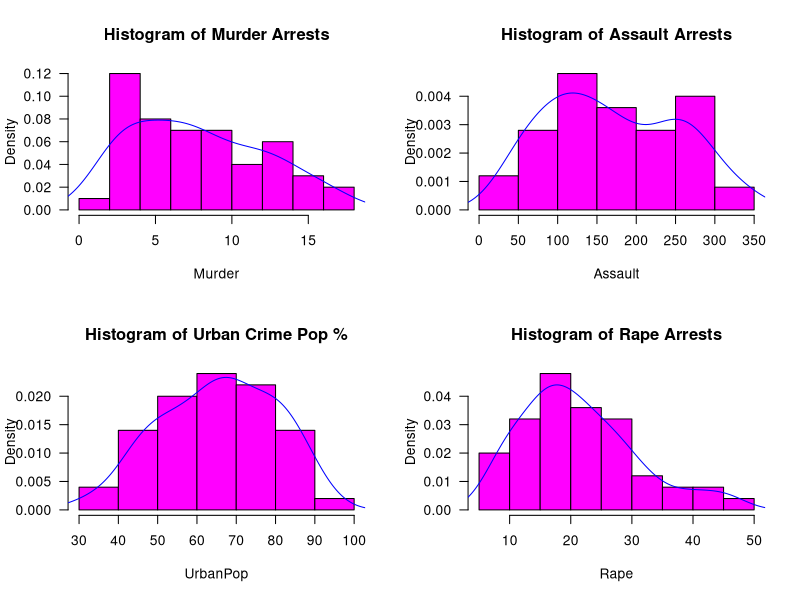
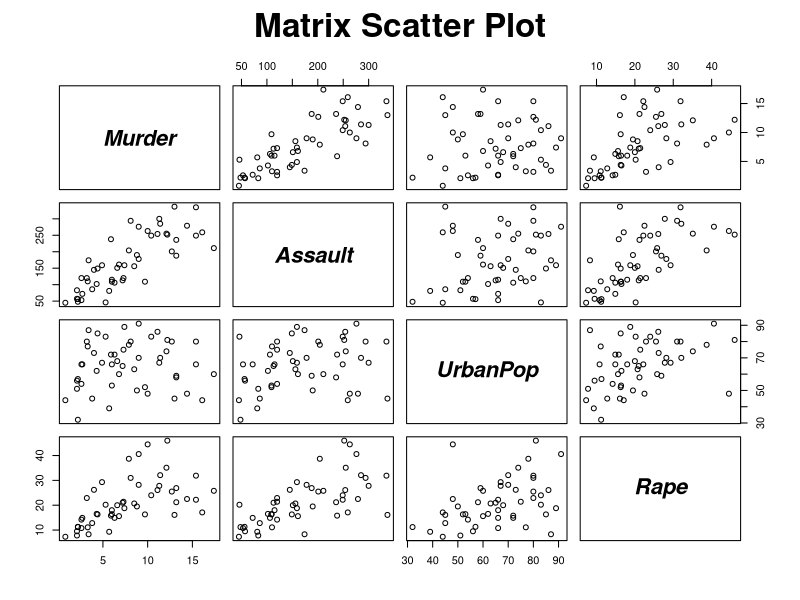
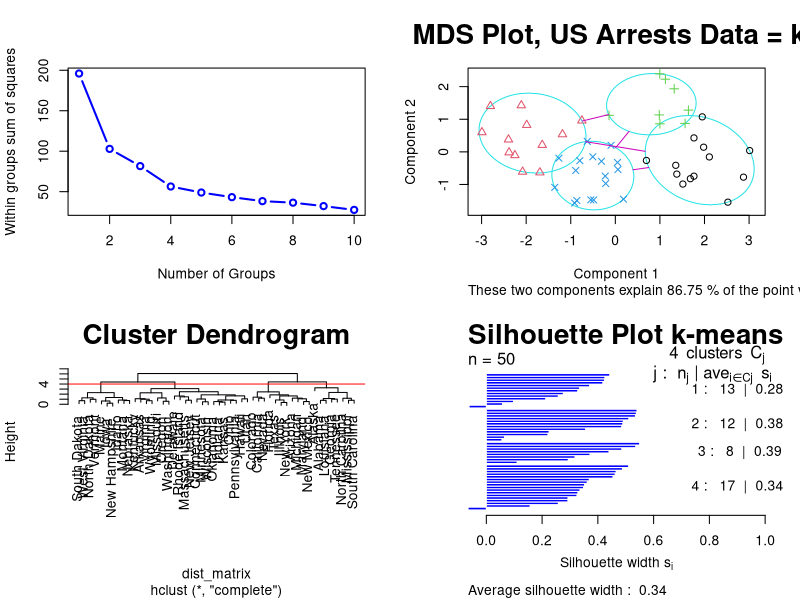
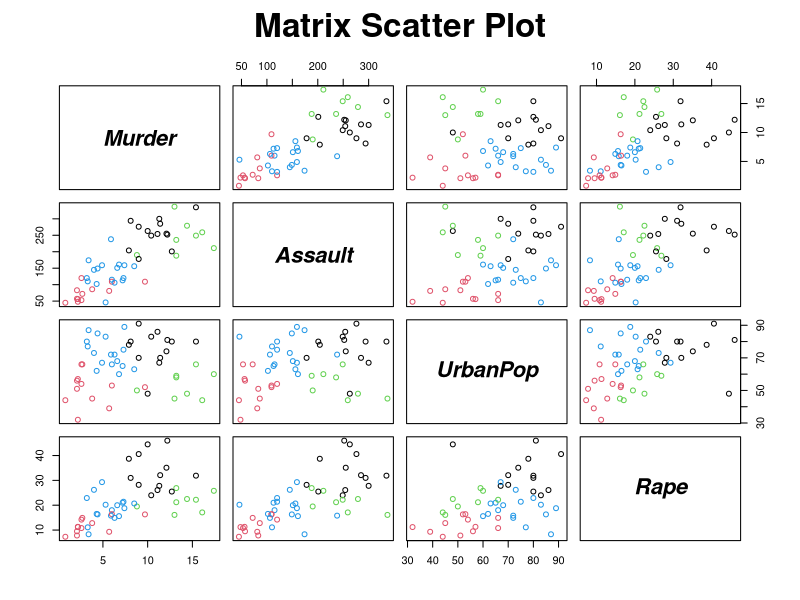
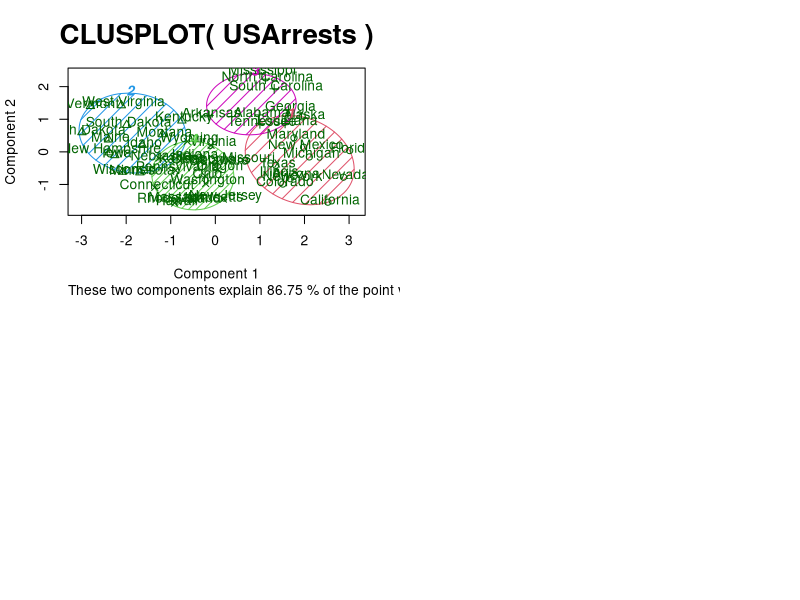

These charts were generated, in order, by the following R code:
## ---- chunk 1
library(cluster)
library(datasets)
data("USArrests")
head(USArrests)

USArrests.2 <- cbind(rownames(USArrests), USArrests)
head(USArrests.2)
   
par(mfrow = c(2,2))
# Histogram w/ kernel density of Murder Arrests
hist(USArrests$Murder, main = "Histogram of Murder Arrests",
     xlab = "Murder", las = 1, col = "magenta", prob = TRUE)
     lines(density(USArrests$Murder), col = "blue")

# Histogram w/ kernel density of Assault Arrests  
hist(USArrests$Assault, main = "Histogram of Assault Arrests",
    xlab = "Assault", las = 1, col = "magenta", prob = TRUE)
    lines(density(USArrests$Assault), col = "blue")
    
 # Histogram w/ kernel density of Urban Crime Population  
hist(USArrests$UrbanPop, main = "Histogram of Urban Crime Pop %",
    xlab = "UrbanPop", las = 1, col = "magenta", prob = TRUE)
    lines(density(USArrests$UrbanPop), col = "blue")
    
# Histogram w/ kernel density of Rape Arrests  
hist(USArrests$Rape, main = "Histogram of Rape Arrests",
    xlab = "Rape", las = 1, col = "magenta", prob = TRUE)
    lines(density(USArrests$Rape), col = "blue")
## ---- chunk 2
kDatPlot <- subset(USArrests, select = c(Murder, Assault, UrbanPop, Rape)) 

splabel = c("Murder", "Assault", "UrbanPop", "Rape"); par(cex.main = 2)

pairs(kDatPlot, main = "Matrix Scatter Plot", label = splabel, font.labels = 4) #bivariate plot
## ---- chunk 3
colMeans(USArrests); apply(USArrests, 2, sd)
USArrests.scaled <- scale(USArrests)
colnames(USArrests.scaled) <- c("Zmurder", "Zassault", "Zurbanpop", "Zrape")
head(USArrests.scaled)
## ---- chunk 4
kDat <- subset(USArrests.scaled, select = c(Zmurder, Zassault, Zurbanpop, Zrape))
n <- length(kDat[,1])

wss1 <- (n-1)*sum(apply(kDat, 2, var))
wss <- numeric(0)

for(i in 2:10)
{
  W <- sum(kmeans(kDat, i)$withinss)
  wss <- c(wss, W)
}; wss <- c(wss1, wss)

plot(1:10, wss, type = "b", xlab = "Number of Groups", ylab = "Within groups sum of squares", lwd = 2, col = "blue")

# Dendogram
dist_matrix <- dist(USArrests.scaled)
hclust_out <- hclust(dist_matrix)
plot(hclust_out)
abline(h = 4, col = "red")
## ---- chunk 5
# k-means (4 cluster)
   set.seed(555)
   k2 <- kmeans(kDat, 4, algorithm = "MacQueen")
   k2
   
#Cluster using standardized data, plot using unstandardized.
kDatPlot <- subset(USArrests, select = c(Murder, Assault, UrbanPop, Rape))

#MDS Plot
clusplot(kDatPlot, k2$cluster, main = "MDS Plot, US Arrests Data = k4", col.p = k2$cluster)
## ---- chunk 6
# k-means Cluster Silhoutte Plot
   siK2 <- silhouette(k2$cluster, daisy(USArrests.scaled[,1:4]))
   plot(siK2 , main = "Silhouette Plot k-means", col = "blue")
## ---- chunk 7
library(psych)

# k-means
  kMeansDat <- cbind(USArrests, group = k2$cluster)
  describeBy(kMeansDat, kMeansDat$group) 
  
  table(USArrests.2$`rownames(USArrests)`, k2$cluster)
## ---- chunk 8
  k2$size
  k2$centers

 kDatPlot.2 <- subset(USArrests, select = c(Murder, Assault, UrbanPop, Rape)) 

  splabel.2 = c("Murder", "Assault", "UrbanPop", "Rape"); par(cex.main = 2)

  pairs(kDatPlot.2, main = "Matrix Scatter Plot", label = splabel.2, font.labels = 4, col =   k2$cluster) #bivariate plot 

  clusplot(USArrests, k2$cluster, color=TRUE, shade=TRUE, 
   labels=2, lines=0)
